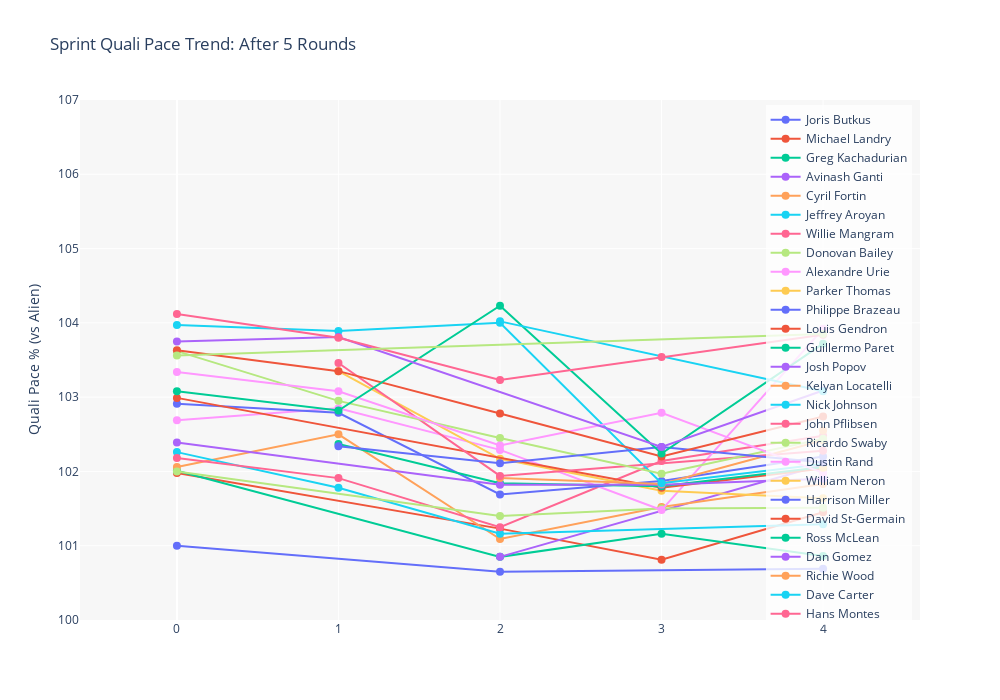

Here is the notebook cell this chart was saved with:
### Code cell
import plotly.graph_objects as go
import plotly.express as px

col_best = 'Best Quali Pace % (vs Alien)'
col1 = 'Portimao Quali Pace % (vs Alien)'
col2 = 'Le Mans Quali Pace % (vs Alien)'
col3 = 'Interlagos Quali Pace % (vs Alien)'
col4 = 'Monza Quali Pace % (vs Alien)'
col5 = 'Sebring Quali Pace % (vs Alien)'

time_lower = 100.0
time_upper = 107.0

# Build plot_df with friendly column names
plot_df = df2[['Driver_name', col_best, col1, col2, col3, col4, col5]].copy().rename(
    columns={col1: 'Portimao', col2: 'Le Mans', col3: 'Interlagos', col4: 'Monza', col5: 'Sebring'}
)
# Keep filter logic
plot_df = plot_df[plot_df[plot_df.columns[-1]].between(time_lower, time_upper)].reset_index(drop=True)
plot_df['best'] = plot_df[['Portimao', 'Le Mans', 'Interlagos', 'Monza', 'Sebring']].min(axis=1, skipna=True)
plot_df = plot_df.sort_values('best').reset_index(drop=True)

# Create Plotly figure
fig = go.Figure()

track_cols = ['Portimao', 'Le Mans', 'Interlagos', 'Monza', 'Sebring']
x_positions = list(range(len(track_cols)))

for idx, (_, row) in enumerate(plot_df.iterrows()):
    # Collect available (x, y) points for this driver
    pts = []
    for xi, col in enumerate(track_cols):
        val = row.get(col)
        if pd.notna(val):
            pts.append((xi, val))
    
    if not pts:
        continue
    
    xs, ys = list(zip(*pts))
    
    # Add line trace
    fig.add_trace(go.Scatter(
        x=xs,
        y=ys,
        mode='lines+markers',
        name=row['Driver_name'],
        hovertemplate='<b>' + row['Driver_name'] + '</b><br>%{customdata}<br>Pace: %{y:.2f}%<extra></extra>',
        customdata=[track_cols[int(i)] for i in xs],
        line=dict(width=2),
        marker=dict(size=8)
    ))

fig.update_layout(
    title='Sprint Quali Pace Trend: After 5 Rounds',
    xaxis=dict(
        tickmode='linear',
        tick0=0,
        dtick=1,
        ticktext=track_cols,
        tickvals=x_positions
    ),
    yaxis_title='Quali Pace % (vs Alien)',
    hovermode='closest',
    plot_bgcolor='rgba(240, 240, 240, 0.5)',
    height=700,
    width=1000,
    showlegend=True,
    legend=dict(
        yanchor="top",
        y=0.99,
        xanchor="right",
        x=0.99,
        bgcolor="rgba(255, 255, 255, 0.8)"
    )
)

fig.update_yaxes(range=[time_lower, time_upper])
fig.update_xaxes(range=[-0.6, len(track_cols) - 1 + 0.6])

# Save to HTML
fig.write_html('sprint_quali_pace_trend.html')
print("✓ Interactive plot saved to 'sprint_quali_pace_trend.html'")

# Display in notebook
fig.show()

### Figure 1 — Plotly figure (JSON) as saved in the notebook; plotly's stock layout.template omitted (floating-point values rounded to 4 significant figures)
{"data": [{"customdata": ["Portimao", "Interlagos", "Sebring"], "hovertemplate": "<b>Joris Butkus</b><br>%{customdata}<br>Pace: %{y:.2f}%<extra></extra>", "line": {"width": 2}, "marker": {"size": 8}, "mode": "lines+markers", "name": "Joris Butkus", "type": "scatter", "x": [0, 2, 4], "y": [101, 100.7, 100.7]}, {"customdata": ["Portimao", "Interlagos", "Monza", "Sebring"], "hovertemplate": "<b>Michael Landry</b><br>%{customdata}<br>Pace: %{y:.2f}%<extra></extra>", "line": {"width": 2}, "marker": {"size": 8}, "mode": "lines+markers", "name": "Michael Landry", "type": "scatter", "x": [0, 2, 3, 4], "y": [102.0, 101.2, 100.8, 101.5]}, {"customdata": ["Portimao", "Interlagos", "Monza", "Sebring"], "hovertemplate": "<b>Greg Kachadurian</b><br>%{customdata}<br>Pace: %{y:.2f}%<extra></extra>", "line": {"width": 2}, "marker": {"size": 8}, "mode": "lines+markers", "name": "Greg Kachadurian", "type": "scatter", "x": [0, 2, 3, 4], "y": [102.0, 100.8, 101.2, 100.9]}, {"customdata": ["Interlagos", "Sebring"], "hovertemplate": "<b>Avinash Ganti</b><br>%{customdata}<br>Pace: %{y:.2f}%<extra></extra>", "line": {"width": 2}, "marker": {"size": 8}, "mode": "lines+markers", "name": "Avinash Ganti", "type": "scatter", "x": [2, 4], "y": [100.8, 102.1]}, {"customdata": ["Portimao", "Le Mans", "Interlagos", "Monza", "Sebring"], "hovertemplate": "<b>Cyril Fortin</b><br>%{customdata}<br>Pace: %{y:.2f}%<extra></extra>", "line": {"width": 2}, "marker": {"size": 8}, "mode": "lines+markers", "name": "Cyril Fortin", "type": "scatter", "x": [0, 1, 2, 3, 4], "y": [102.1, 102.5, 101.1, 101.5, 101.8]}, {"customdata": ["Portimao", "Le Mans", "Interlagos", "Sebring"], "hovertemplate": "<b>Jeffrey Aroyan</b><br>%{customdata}<br>Pace: %{y:.2f}%<extra></extra>", "line": {"width": 2}, "marker": {"size": 8}, "mode": "lines+markers", "name": "Jeffrey Aroyan", "type": "scatter", "x": [0, 1, 2, 4], "y": [102.3, 101.8, 101.2, 101.3]}, {"customdata": ["Portimao", "Le Mans", "Interlagos", "Monza", "Sebring"], "hovertemplate": "<b>Willie Mangram</b><br>%{customdata}<br>Pace: %{y:.2f}%<extra></extra>", "line": {"width": 2}, "marker": {"size": 8}, "mode": "lines+markers", "name": "Willie Mangram", "type": "scatter", "x": [0, 1, 2, 3, 4], "y": [102.2, 101.9, 101.2, 102.1, 102.5]}, {"customdata": ["Portimao", "Interlagos", "Monza", "Sebring"], "hovertemplate": "<b>Donovan Bailey</b><br>%{customdata}<br>Pace: %{y:.2f}%<extra></extra>", "line": {"width": 2}, "marker": {"size": 8}, "mode": "lines+markers", "name": "Donovan Bailey", "type": "scatter", "x": [0, 2, 3, 4], "y": [102, 101.4, 101.5, 101.5]}, {"customdata": ["Portimao", "Le Mans", "Interlagos", "Monza", "Sebring"], "hovertemplate": "<b>Alexandre Urie</b><br>%{customdata}<br>Pace: %{y:.2f}%<extra></extra>", "line": {"width": 2}, "marker": {"size": 8}, "mode": "lines+markers", "name": "Alexandre Urie", "type": "scatter", "x": [0, 1, 2, 3, 4], "y": [102.7, 102.8, 102.3, 101.5, 103.9]}, {"customdata": ["Le Mans", "Interlagos", "Monza", "Sebring"], "hovertemplate": "<b>Parker Thomas</b><br>%{customdata}<br>Pace: %{y:.2f}%<extra></extra>", "line": {"width": 2}, "marker": {"size": 8}, "mode": "lines+markers", "name": "Parker Thomas", "type": "scatter", "x": [1, 2, 3, 4], "y": [103.3, 102.2, 101.7, 101.6]}, {"customdata": ["Portimao", "Le Mans", "Interlagos", "Monza", "Sebring"], "hovertemplate": "<b>Philippe Brazeau</b><br>%{customdata}<br>Pace: %{y:.2f}%<extra></extra>", "line": {"width": 2}, "marker": {"size": 8}, "mode": "lines+markers", "name": "Philippe Brazeau", "type": "scatter", "x": [0, 1, 2, 3, 4], "y": [102.9, 102.8, 101.7, 101.9, 102.2]}, {"customdata": ["Portimao", "Monza", "Sebring"], "hovertemplate": "<b>Louis Gendron</b><br>%{customdata}<br>Pace: %{y:.2f}%<extra></extra>", "line": {"width": 2}, "marker": {"size": 8}, "mode": "lines+markers", "name": "Louis Gendron", "type": "scatter", "x": [0, 3, 4], "y": [103.0, 101.8, 102.0]}, {"customdata": ["Le Mans", "Interlagos", "Monza", "Sebring"], "hovertemplate": "<b>Guillermo Paret</b><br>%{customdata}<br>Pace: %{y:.2f}%<extra></extra>", "line": {"width": 2}, "marker": {"size": 8}, "mode": "lines+markers", "name": "Guillermo Paret", "type": "scatter", "x": [1, 2, 3, 4], "y": [102.4, 101.8, 101.8, 102.1]}, {"customdata": ["Portimao", "Interlagos", "Monza", "Sebring"], "hovertemplate": "<b>Josh Popov</b><br>%{customdata}<br>Pace: %{y:.2f}%<extra></extra>", "line": {"width": 2}, "marker": {"size": 8}, "mode": "lines+markers", "name": "Josh Popov", "type": "scatter", "x": [0, 2, 3, 4], "y": [102.4, 101.8, 101.8, 101.9]}, {"customdata": ["Interlagos", "Monza", "Sebring"], "hovertemplate": "<b>Kelyan Locatelli</b><br>%{customdata}<br>Pace: %{y:.2f}%<extra></extra>", "line": {"width": 2}, "marker": {"size": 8}, "mode": "lines+markers", "name": "Kelyan Locatelli", "type": "scatter", "x": [2, 3, 4], "y": [101.9, 101.8, 102.4]}, {"customdata": ["Portimao", "Le Mans", "Interlagos", "Monza", "Sebring"], "hovertemplate": "<b>Nick Johnson</b><br>%{customdata}<br>Pace: %{y:.2f}%<extra></extra>", "line": {"width": 2}, "marker": {"size": 8}, "mode": "lines+markers", "name": "Nick Johnson", "type": "scatter", "x": [0, 1, 2, 3, 4], "y": [104.0, 103.9, 104, 101.8, 102.1]}, {"customdata": ["Le Mans", "Interlagos", "Sebring"], "hovertemplate": "<b>John Pflibsen</b><br>%{customdata}<br>Pace: %{y:.2f}%<extra></extra>", "line": {"width": 2}, "marker": {"size": 8}, "mode": "lines+markers", "name": "John Pflibsen", "type": "scatter", "x": [1, 2, 4], "y": [103.5, 101.9, 102.3]}, {"customdata": ["Portimao", "Le Mans", "Interlagos", "Monza", "Sebring"], "hovertemplate": "<b>Ricardo Swaby</b><br>%{customdata}<br>Pace: %{y:.2f}%<extra></extra>", "line": {"width": 2}, "marker": {"size": 8}, "mode": "lines+markers", "name": "Ricardo Swaby", "type": "scatter", "x": [0, 1, 2, 3, 4], "y": [103.6, 103.0, 102.5, 102.0, 102.4]}, {"customdata": ["Portimao", "Le Mans", "Interlagos", "Monza", "Sebring"], "hovertemplate": "<b>Dustin Rand</b><br>%{customdata}<br>Pace: %{y:.2f}%<extra></extra>", "line": {"width": 2}, "marker": {"size": 8}, "mode": "lines+markers", "name": "Dustin Rand", "type": "scatter", "x": [0, 1, 2, 3, 4], "y": [103.3, 103.1, 102.3, 102.8, 102.0]}, {"customdata": ["Sebring"], "hovertemplate": "<b>William Neron</b><br>%{customdata}<br>Pace: %{y:.2f}%<extra></extra>", "line": {"width": 2}, "marker": {"size": 8}, "mode": "lines+markers", "name": "William Neron", "type": "scatter", "x": [4], "y": [102.0]}, {"customdata": ["Le Mans", "Interlagos", "Monza", "Sebring"], "hovertemplate": "<b>Harrison Miller</b><br>%{customdata}<br>Pace: %{y:.2f}%<extra></extra>", "line": {"width": 2}, "marker": {"size": 8}, "mode": "lines+markers", "name": "Harrison Miller", "type": "scatter", "x": [1, 2, 3, 4], "y": [102.3, 102.1, 102.3, 102.1]}, {"customdata": ["Portimao", "Le Mans", "Interlagos", "Monza", "Sebring"], "hovertemplate": "<b>David St-Germain</b><br>%{customdata}<br>Pace: %{y:.2f}%<extra></extra>", "line": {"width": 2}, "marker": {"size": 8}, "mode": "lines+markers", "name": "David St-Germain", "type": "scatter", "x": [0, 1, 2, 3, 4], "y": [103.6, 103.3, 102.8, 102.2, 102.7]}, {"customdata": ["Portimao", "Le Mans", "Interlagos", "Monza", "Sebring"], "hovertemplate": "<b>Ross McLean</b><br>%{customdata}<br>Pace: %{y:.2f}%<extra></extra>", "line": {"width": 2}, "marker": {"size": 8}, "mode": "lines+markers", "name": "Ross McLean", "type": "scatter", "x": [0, 1, 2, 3, 4], "y": [103.1, 102.8, 104.2, 102.2, 103.7]}, {"customdata": ["Portimao", "Le Mans", "Monza", "Sebring"], "hovertemplate": "<b>Dan Gomez</b><br>%{customdata}<br>Pace: %{y:.2f}%<extra></extra>", "line": {"width": 2}, "marker": {"size": 8}, "mode": "lines+markers", "name": "Dan Gomez", "type": "scatter", "x": [0, 1, 3, 4], "y": [103.8, 103.8, 102.3, 103.1]}, {"customdata": ["Sebring"], "hovertemplate": "<b>Richie Wood</b><br>%{customdata}<br>Pace: %{y:.2f}%<extra></extra>", "line": {"width": 2}, "marker": {"size": 8}, "mode": "lines+markers", "name": "Richie Wood", "type": "scatter", "x": [4], "y": [102.5]}, {"customdata": ["Interlagos", "Sebring"], "hovertemplate": "<b>Dave Carter</b><br>%{customdata}<br>Pace: %{y:.2f}%<extra></extra>", "line": {"width": 2}, "marker": {"size": 8}, "mode": "lines+markers", "name": "Dave Carter", "type": "scatter", "x": [2, 4], "y": [104.0, 103.1]}, {"customdata": ["Portimao", "Le Mans", "Interlagos", "Monza", "Sebring"], "hovertemplate": "<b>Hans Montes</b><br>%{customdata}<br>Pace: %{y:.2f}%<extra></extra>", "line": {"width": 2}, "marker": {"size": 8}, "mode": "lines+markers", "name": "Hans Montes", "type": "scatter", "x": [0, 1, 2, 3, 4], "y": [104.1, 103.8, 103.2, 103.5, 103.8]}, {"customdata": ["Portimao", "Sebring"], "hovertemplate": "<b>Preston Parenti</b><br>%{customdata}<br>Pace: %{y:.2f}%<extra></extra>", "line": {"width": 2}, "marker": {"size": 8}, "mode": "lines+markers", "name": "Preston Parenti", "type": "scatter", "x": [0, 4], "y": [103.6, 103.8]}], "layout": {"height": 700, "hovermode": "closest", "legend": {"bgcolor": "rgba(255, 255, 255, 0.8)", "x": 0.99, "xanchor": "right", "y": 0.99, "yanchor": "top"}, "plot_bgcolor": "rgba(240, 240, 240, 0.5)", "showlegend": true, "title": {"text": "Sprint Quali Pace Trend: After 5 Rounds"}, "width": 1000, "xaxis": {"dtick": 1, "range": [-0.6, 4.6], "tick0": 0, "tickmode": "linear", "ticktext": ["Portimao", "Le Mans", "Interlagos", "Monza", "Sebring"], "tickvals": [0, 1, 2, 3, 4]}, "yaxis": {"range": [100, 107], "title": {"text": "Quali Pace % (vs Alien)"}}}}
